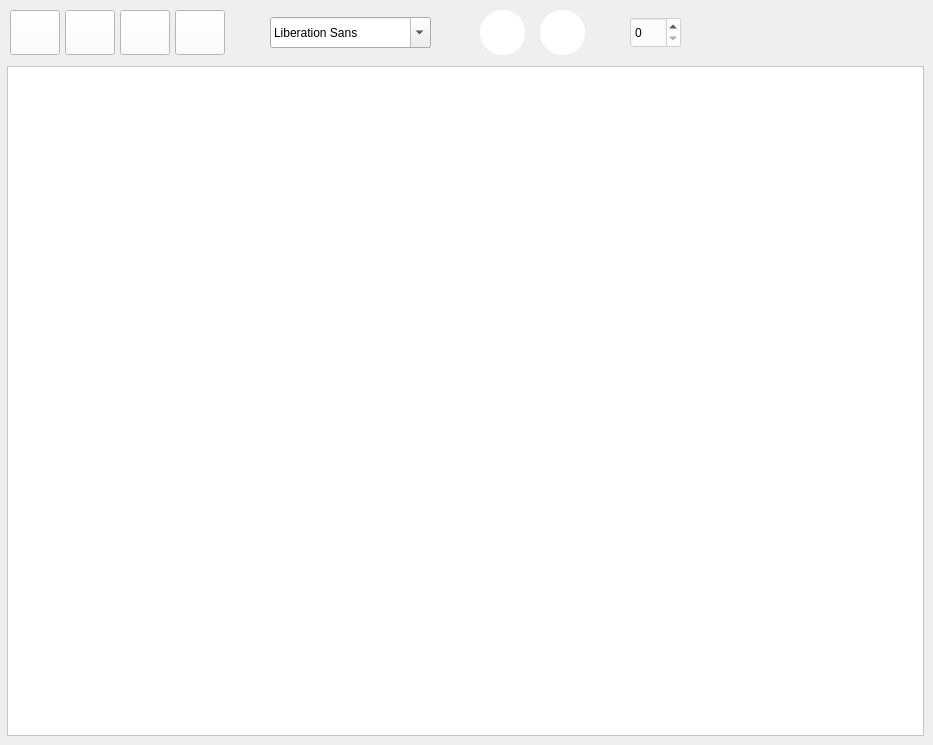
    <widget class="QWidget" name="text_tab">
     <attribute name="title">
      <string>Text</string>
     </attribute>
     <widget class="QTextEdit" name="text_entry">
      <property name="geometry">
       <rect>
        <x>7</x>
        <y>66</y>
        <width>917</width>
        <height>670</height>
       </rect>
      </property>
      <property name="toolTipDuration">
       <number>-5</number>
      </property>
      <property name="styleSheet">
       <string notr="true">QFrame{	background-color: white;}
QScrollBar:vertical {
    border: 6px solid transparent;
    margin: 14px 0px 14px 0px;
	width: 16px;
}

QScrollBar:vertical:hover {
    border: 5px solid transparent;
}

QScrollBar::handle:vertical {
    background-color: gainsboro;
	border-radius: 2px;
	min-height: 25px;
}

QScrollBar::sub-line:vertical {
	image: url(:/theme/ScrollTop.png);
    subcontrol-position: top;
    subcontrol-origin: margin;
}

QScrollBar::sub-line:vertical:hover {
	image: url(:/theme/ScrollTopHover.png);
}

QScrollBar::sub-line:vertical:pressed {
	image: url(:/theme/ScrollTopPressed.png);
}

QScrollBar::add-line:vertical {
	image: url(:/theme/ScrollBottom.png);
    subcontrol-position: bottom;
    subcontrol-origin: margin;
}

QScrollBar::add-line:vertical:hover {
	image: url(:/theme/ScrollBottomHover.png);
}

QScrollBar::add-line:vertical:pressed {
	image: url(:/theme/ScrollBottomPressed.png);
}

QScrollBar::add-page:vertical, QScrollBar::sub-page:vertical {
	background: none;
}

/* QScrollBar Horizontal */
QScrollBar:horizontal {
    border: 6px solid transparent;
    margin: 0px 14px 0px 14px;
	height: 16px;
}

QScrollBar:horizontal:hover {
    border: 5px solid transparent;
}

QScrollBar::handle:horizontal {
    background-color: gainsboro;
	border-radius: 2px;
	min-width: 25px;
}

QScrollBar::sub-line:horizontal {
	image: url(:/theme/ScrollLeft.png);
    subcontrol-position: left;
    subcontrol-origin: margin;
}

QScrollBar::sub-line:horizontal:hover {
	image: url(:/theme/ScrollLeftHover.png);
}

QScrollBar::sub-line:horizontal:pressed {
	image: url(:/theme/ScrollLeftPressed.png);
}

QScrollBar::add-line:horizontal {
	image: url(:/theme/ScrollRight.png);
    subcontrol-position: right;
    subcontrol-origin: margin;
}

QScrollBar::add-line:horizontal:hover {
	image: url(:/theme/ScrollRightHover.png);
}

QScrollBar::add-line:horizontal:pressed {
	image: url(:/theme/ScrollRightPressed.png);
}

QScrollBar::add-page:horizontal, QScrollBar::sub-page:horizontal {
	background: none;
}

QScrollBar {
	background-color: transparent;
}

QAbstractItemView::corner {
	background-color: transparent;
}</string>
      </property>
      <property name="verticalScrollBarPolicy">
       <enum>Qt::ScrollBarAsNeeded</enum>
      </property>
      <property name="horizontalScrollBarPolicy">
       <enum>Qt::ScrollBarAsNeeded</enum>
      </property>
      <property name="lineWrapMode">
       <enum>QTextEdit::NoWrap</enum>
      </property>
      <property name="html">
       <string notr="true">&lt;!DOCTYPE HTML PUBLIC &quot;-//W3C//DTD HTML 4.0//EN&quot; &quot;http://www.w3.org/TR/REC-html40/strict.dtd&quot;&gt;
&lt;html&gt;&lt;head&gt;&lt;meta name=&quot;qrichtext&quot; content=&quot;1&quot; /&gt;&lt;meta charset=&quot;utf-8&quot; /&gt;&lt;style type=&quot;text/css&quot;&gt;
p, li { white-space: pre-wrap; }
hr { height: 1px; border-width: 0; }
li.unchecked::marker { content: &quot;\2610&quot;; }
li.checked::marker { content: &quot;\2612&quot;; }
&lt;/style&gt;&lt;/head&gt;&lt;body style=&quot; font-family:'Segoe UI'; font-size:9pt; font-weight:400; font-style:normal;&quot;&gt;
&lt;p style=&quot;-qt-paragraph-type:empty; margin-top:0px; margin-bottom:0px; margin-left:0px; margin-right:0px; -qt-block-indent:0; text-indent:0px;&quot;&gt;&lt;br /&gt;&lt;/p&gt;&lt;/body&gt;&lt;/html&gt;</string>
      </property>
     </widget>
     <widget class="QPushButton" name="text_tab_bold_button">
      <property name="geometry">
       <rect>
        <x>10</x>
        <y>10</y>
        <width>50</width>
        <height>45</height>
       </rect>
      </property>
      <property name="toolTip">
       <string>bold</string>
      </property>
      <property name="toolTipDuration">
       <number>-5</number>
      </property>
      <property name="styleSheet">
       <string notr="true">					   QPushButton {
					   background-color: white;
					   }
				   </string>
      </property>
      <property name="text">
       <string/>
      </property>
      <property name="icon">
       <iconset resource="resources/main_window_resources.qrc">
        <normaloff>:/ui/bold.png</normaloff>:/ui/bold.png</iconset>
      </property>
      <property name="iconSize">
       <size>
        <width>30</width>
        <height>30</height>
       </size>
      </property>
     </widget>
     <widget class="QPushButton" name="text_tab_italic_button">
      <property name="geometry">
       <rect>
        <x>65</x>
        <y>10</y>
        <width>50</width>
        <height>45</height>
       </rect>
      </property>
      <property name="toolTip">
       <string>italic</string>
      </property>
      <property name="toolTipDuration">
       <number>-5</number>
      </property>
      <property name="styleSheet">
       <string notr="true">					   QPushButton {
					   background-color: white;
					   }
				   </string>
      </property>
      <property name="text">
       <string/>
      </property>
      <property name="icon">
       <iconset resource="resources/main_window_resources.qrc">
        <normaloff>:/ui/italic.png</normaloff>:/ui/italic.png</iconset>
      </property>
      <property name="iconSize">
       <size>
        <width>30</width>
        <height>30</height>
       </size>
      </property>
     </widget>
     <widget class="QPushButton" name="text_tab_underline_button">
      <property name="geometry">
       <rect>
        <x>120</x>
        <y>10</y>
        <width>50</width>
        <height>45</height>
       </rect>
      </property>
      <property name="toolTip">
       <string>underline</string>
      </property>
      <property name="toolTipDuration">
       <number>-5</number>
      </property>
      <property name="styleSheet">
       <string notr="true">					   QPushButton {
					   background-color: white;
					   }
				   </string>
      </property>
      <property name="text">
       <string/>
      </property>
      <property name="icon">
       <iconset resource="resources/main_window_resources.qrc">
        <normaloff>:/ui/underline.png</normaloff>:/ui/underline.png</iconset>
      </property>
      <property name="iconSize">
       <size>
        <width>30</width>
        <height>30</height>
       </size>
      </property>
     </widget>
     <widget class="QPushButton" name="text_tab_overstrike_button">
      <property name="geometry">
       <rect>
        <x>175</x>
        <y>10</y>
        <width>50</width>
        <height>45</height>
       </rect>
      </property>
      <property name="toolTip">
       <string>overstrike</string>
      </property>
      <property name="toolTipDuration">
       <number>-5</number>
      </property>
      <property name="styleSheet">
       <string notr="true">					   QPushButton {
					   background-color: white;
					   }
				   </string>
      </property>
      <property name="text">
       <string/>
      </property>
      <property name="icon">
       <iconset resource="resources/main_window_resources.qrc">
        <normaloff>:/ui/overstrike.png</normaloff>:/ui/overstrike.png</iconset>
      </property>
      <property name="iconSize">
       <size>
        <width>30</width>
        <height>30</height>
       </size>
      </property>
     </widget>
     <widget class="QPushButton" name="text_tab_foreground_color_button">
      <property name="geometry">
       <rect>
        <x>480</x>
        <y>10</y>
        <width>45</width>
        <height>45</height>
       </rect>
      </property>
      <property name="toolTip">
       <string>text color</string>
      </property>
      <property name="toolTipDuration">
       <number>-5</number>
      </property>
      <property name="styleSheet">
       <string notr="true">border-radius: 22px;background-color:white;</string>
      </property>
      <property name="text">
       <string/>
      </property>
      <property name="iconSize">
       <size>
        <width>30</width>
        <height>30</height>
       </size>
      </property>
     </widget>
     <widget class="QSpinBox" name="text_tab_size_spinbox">
      <property name="geometry">
       <rect>
        <x>630</x>
        <y>17</y>
        <width>51</width>
        <height>31</height>
       </rect>
      </property>
      <property name="toolTip">
       <string>Text Size</string>
      </property>
      <property name="toolTipDuration">
       <number>-5</number>
      </property>
      <property name="styleSheet">
       <string notr="true">	background-color: rgba(255, 255, 255, 150);</string>
      </property>
      <property name="buttonSymbols">
       <enum>QAbstractSpinBox::UpDownArrows</enum>
      </property>
     </widget>
     <widget class="QPushButton" name="text_tab_background_color_button">
      <property name="geometry">
       <rect>
        <x>540</x>
        <y>10</y>
        <width>45</width>
        <height>45</height>
       </rect>
      </property>
      <property name="toolTip">
       <string>background color</string>
      </property>
      <property name="toolTipDuration">
       <number>-5</number>
      </property>
      <property name="styleSheet">
       <string notr="true">border-radius: 22px;background-color:white;</string>
      </property>
      <property name="text">
       <string/>
      </property>
      <property name="iconSize">
       <size>
        <width>30</width>
        <height>30</height>
       </size>
      </property>
     </widget>
     <widget class="FontComboBox" name="text_tab_font_combobox">
      <property name="geometry">
       <rect>
        <x>270</x>
        <y>17</y>
        <width>161</width>
        <height>31</height>
       </rect>
      </property>
      <property name="toolTip">
       <string>Text Font</string>
      </property>
      <property name="toolTipDuration">
       <number>-5</number>
      </property>
      <property name="styleSheet">
       <string notr="true"/>
      </property>
     </widget>
    </widget>
